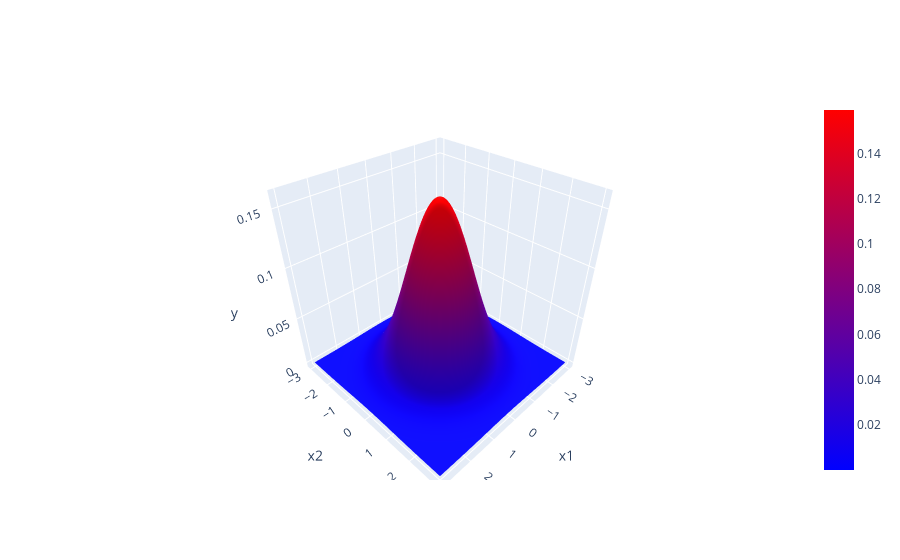

Notebook code for this chart:
### Code cell
xx, yy, zz = gauss_multiple_3dpdf(x1, x2)
plot_3d(xx, yy, zz)

### Figure 1 — Plotly figure (JSON) as saved in the notebook; plotly's stock layout.template omitted (floating-point values rounded to 4 significant figures; data arrays with more than 128 entries replaced by an {"elided": "..."} marker saying what was removed)
{"data": [{"colorscale": [[0, "blue"], [1, "red"]], "type": "surface", "x": {"elided": "101x101 float values"}, "y": {"elided": "101x101 float values"}, "z": {"elided": "101x101 float values"}}], "layout": {"scene": {"xaxis": {"title": {"text": "x1"}}, "yaxis": {"title": {"text": "x2"}}, "zaxis": {"title": {"text": "y"}}}}}
